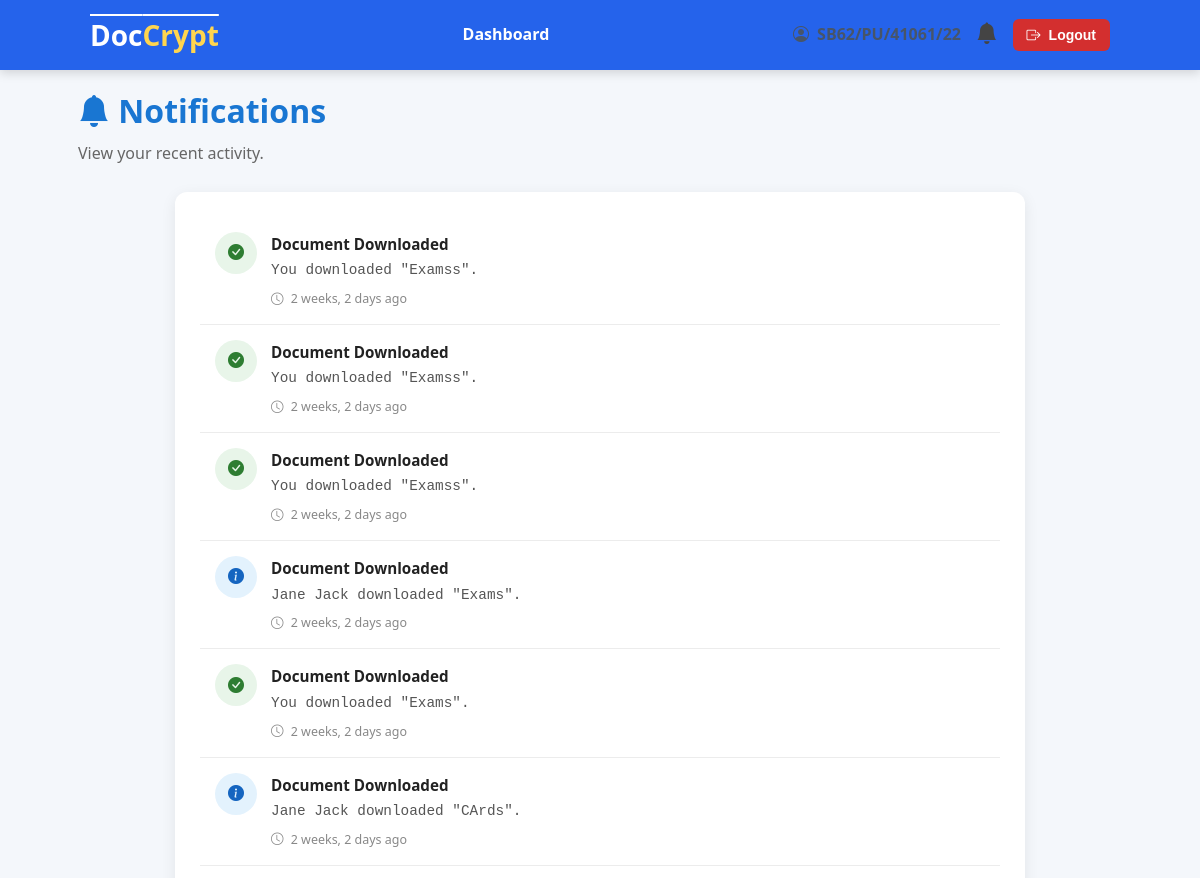
The page /notifications/notifications/ (signed in, upper part) on the database as committed earlier.
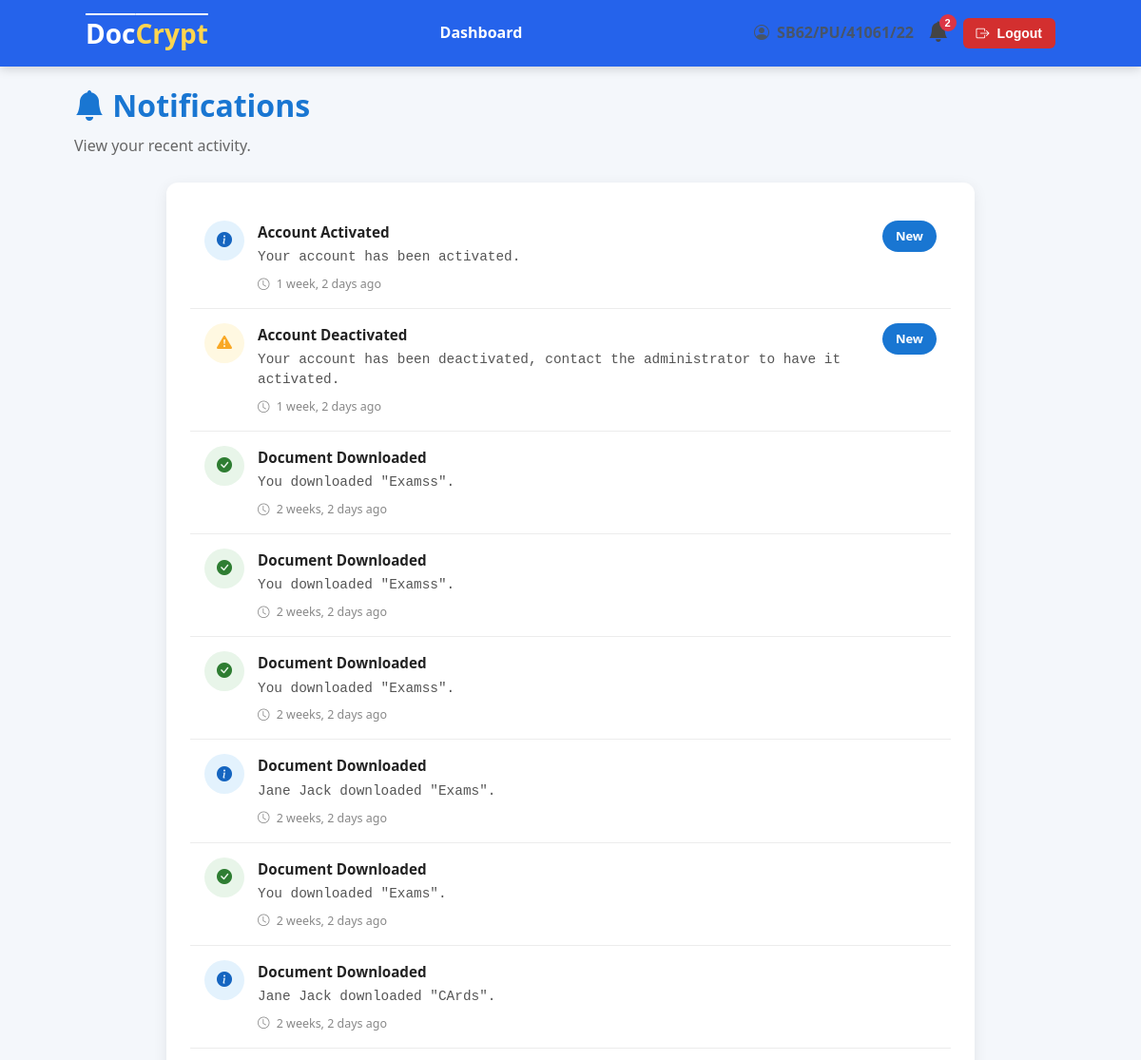
The same page on the database as committed later.
### notifications/models.py (models this page shows, shortened)
class Notification(models.Model):
    class Type(models.TextChoices):
        INFO = "INFO", "Information"
        SUCCESS = "SUCCESS", "Success"
        WARNING = "WARNING", "Warning"
        ERROR = "ERROR", "Error"
    recipient = models.ForeignKey(settings.AUTH_USER_MODEL, on_delete=models.CASCADE, related_name="notifications")
    title = models.CharField(max_length=100)
    message =  models.TextField()
    notification_type = models.CharField(max_length=10, choices=Type.choices, default=Type.INFO)
    is_read = models.BooleanField(default=False)
    created_at = models.DateTimeField(auto_now_add=True)
    class Meta:
        ordering = ["-created_at"]

### notifications/views.py (the view)
# urls.py: path("notifications/", views.notification_list, name="notification_list"),
@login_required
def notification_list(request):
    all_notifications  = Notification.objects.filter(recipient=request.user).order_by("-created_at")
    return render(request, "notifications/notifications_list.html", {"notifications": all_notifications})

### notifications/context_processors.py (called while the page is built)
def notifications(request):
    if request.user.is_authenticated:
        notifications = Notification.objects.filter(
            recipient=request.user,
            is_read=False,
        ).order_by("-created_at")[:5]
        return {
            'notifications': notifications,
            "notification_count": notifications.count(),
        }
    return {
        "notifications": [],
        "notification_count":0,
    }

### users/models.py (called while the page is built)
    @property
    def is_student(self):
        return self.role == self.Role.STUDENT

    @property
    def is_admin(self):
        return self.role == self.Role.ADMIN or self.is_superuser

### notifications/templates/notifications/notifications_list.html (shortened to what this page needs)
{% extends "users/base.html" %}
{% block content %}
<div class="page-header">
    <div>
        <h1>
            <i class="bi bi-bell-fill"></i>
            Notifications
        </h1>
        <p>
            View your recent activity.
        </p>
    </div>
</div>
<div class="notification-page">
    <div class="card">
    {% if notifications %}
        {% for notification in notifications %}
            <div class="notification-item notification-{{ notification.notification_type|lower }}">
                <div class="notification-icon">
                    {% if notification.notification_type == "SUCCESS" %}
                        <i class="bi bi-check-circle-fill"></i>
                    {% elif notification.notification_type == "WARNING" %}
                        <i class="bi bi-exclamation-triangle-fill"></i>
                    {% elif notification.notification_type == "ERROR" %}
                        <i class="bi bi-x-circle-fill"></i>
                    {% else %}
                        <i class="bi bi-info-circle-fill"></i>
                    {% endif %}
                </div>
                <div class="notification-content">
                    <strong>{{ notification.title }}</strong>
                    <p>{{ notification.message }}</p>
                    <small>
                        <i class="bi bi-clock"></i>
                        {{ notification.created_at|timesince }} ago
                    </small>
                </div>
                {% if not notification.is_read %}
                    <span class="badge badge-primary">
                        New
                    </span>
                {% endif %}
            </div>
        {% endfor %}
    {% endif %}
    </div>
</div>
{% endblock %}

Rows that differ between the two databases and show on the page:
added Notification: notification_type "INFO" (drawn), title "Account Activated", message "Your account has been activated.", created_at "1 week, 2 days", is_read "New"
added Notification: notification_type "WARNING" (drawn), title "Account Deactivated", message "Your account has been deactivated, contact the administrator to have it activated.", created_at "1 week, 2 days", is_read "New"
Other text that changed with them:
{{ notification_count }}: (not shown) → "2"
